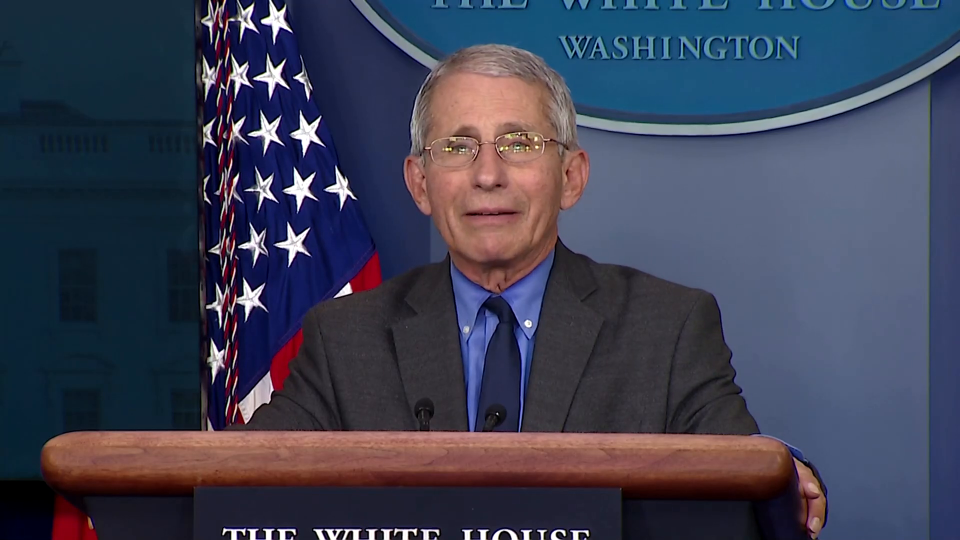
#> input picture frame 18 of input_video/fauci_5s.mp4, 1920 x 1080 px (shown at 1/2 size)
$ python display2.py
#> lines starting #> are read from the running program, lines starting #| are printed output that depends on the picture
import cv2
import numpy as np
from PIL import ImageFont, ImageDraw, Image

info_lst = []
count = 0

class info:
    text_xy = (None, None)
    text = None
    amplitude = 0

for i in range(0,149):
    inf = info()
    info_lst.insert(i, inf)
    info_lst[i].text_xy = (100, 200)
    info_lst[i].text = "I ate apple"
for i in range(0,89):
    info_lst[i].amplitude = 3
for i in range(90,149):
    info_lst[i].amplitude = 5


# Create a VideoCapture object

cap = cv2.VideoCapture('../input_video/fauci_5s.mp4')

# Check if camera opened successfully

if (cap.isOpened() == False):
    print("Unable to read camera feed")

# Default resolutions of the frame are obtained.The default resolutions are system dependent.

# We convert the resolutions from float to integer.

frame_width = int(cap.get(3))
frame_height = int(cap.get(4))

# Define the codec and create VideoWriter object.The output is stored in 'outpy.avi' file.

out = cv2.VideoWriter('../output_video/apple.avi', cv2.VideoWriter_fourcc('M', 'J', 'P', 'G'), 30,
                      (frame_width, frame_height))

while (True):

    ret, frame = cap.read()
#> frame is the input picture: shape (1080, 1920, 3); mean B, G, R 84, 64.8, 61.7
    img_pil = Image.fromarray(frame)
    draw = ImageDraw.Draw(img_pil)

    if ret == True:
        set_font = ImageFont.truetype("../fonts/BMYEONSUNG.ttf", info_lst[count].amplitude * 10)
        draw.text(info_lst[count].text_xy, info_lst[count].text, font=set_font, fill=(255, 255, 255, 0))
        image = np.array(img_pil)
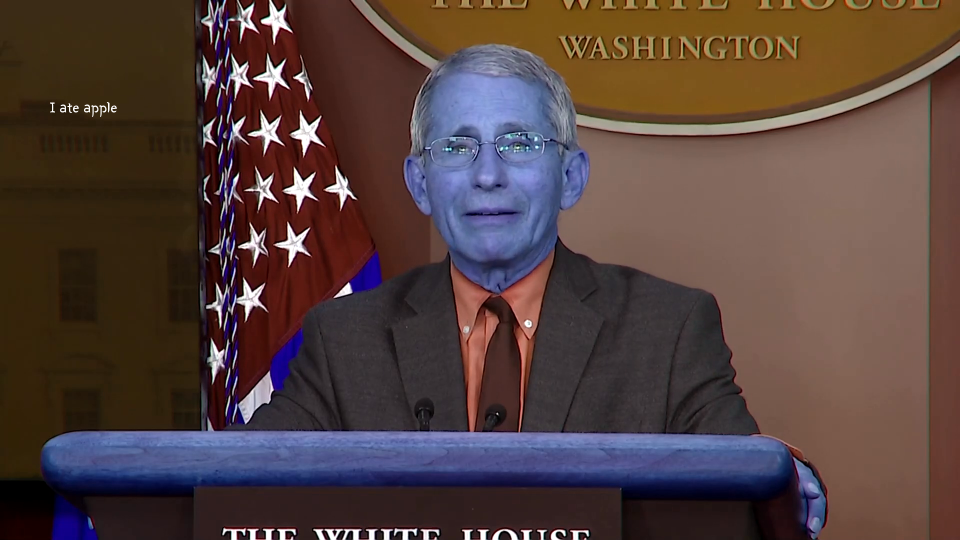
#> image: shape (1080, 1920, 3) (shown at 1/2 size); mean R, G, B 84, 64.9, 61.8
        # cv2.putText(frame, 'Waiting Park', (int(frame_width/2),int(frame_height/2)), font, 3, (255, 255, 255), 2, cv2.LINE_AA)
        # Write the frame into the file 'output.avi'
        out.write(image)

        # Display the resulting frame
        cv2.imshow('frame', image)

        # Press Q on keyboard to stop recording
        if cv2.waitKey(1) & 0xFF == ord('q'):
#> (key q is pressed here)
            break

    # Break the loop
    else:
        break

    count += 1

# When everything done, release the video capture and video write objects
cap.release()
out.release()

# Closes all the frames
cv2.destroyAllWindows()

$ run again, starting later in the video
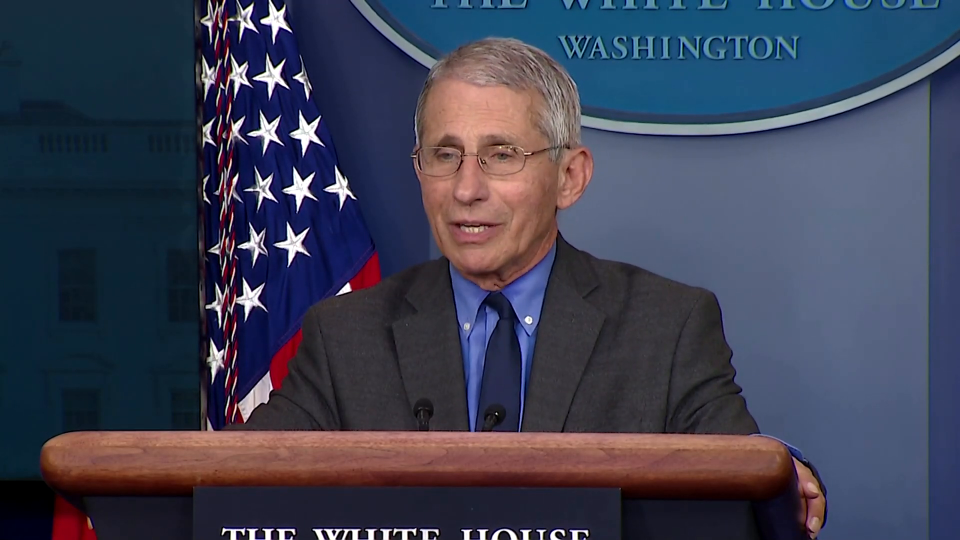
#> input picture frame 81 of input_video/fauci_5s.mp4, 1920 x 1080 px (shown at 1/2 size)
#> frame is the input picture: shape (1080, 1920, 3); mean B, G, R 83.5, 64.6, 61.4
#> `image = np.array(img_pil)`:
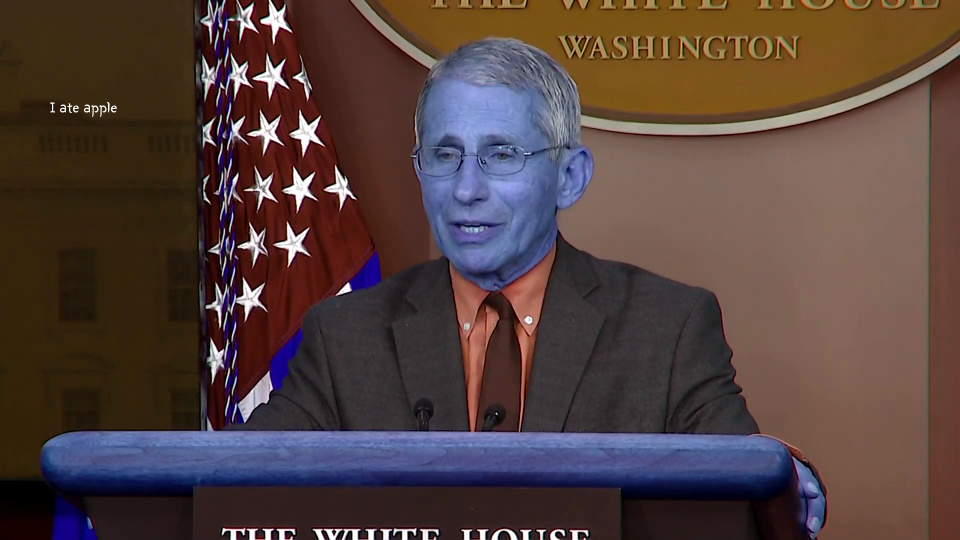
#> image: shape (1080, 1920, 3) (shown at 1/2 size); mean R, G, B 83.6, 64.7, 61.5

$ run again, starting later in the video
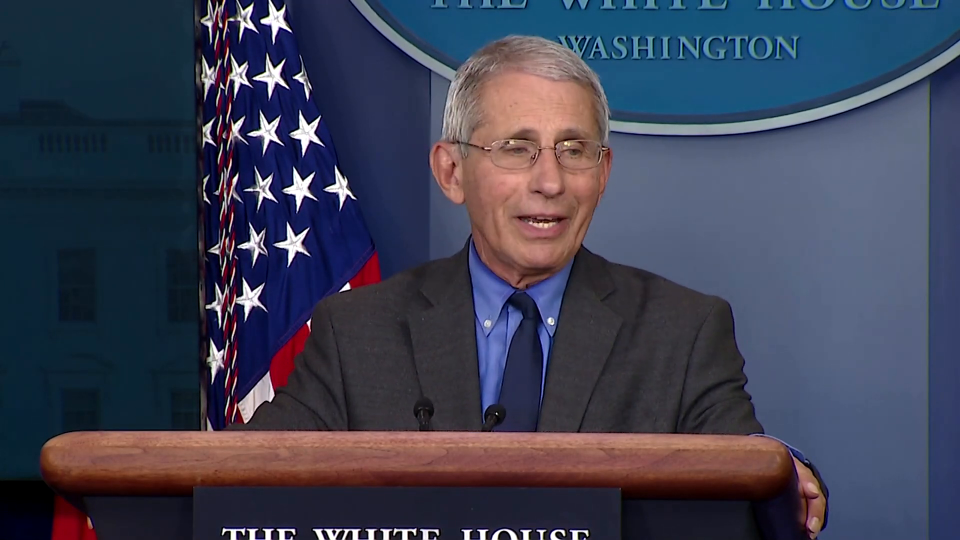
#> input picture frame 144 of input_video/fauci_5s.mp4, 1920 x 1080 px (shown at 1/2 size)
#> frame is the input picture: shape (1080, 1920, 3); mean B, G, R 83.2, 64.4, 61.5
#> `image = np.array(img_pil)`:
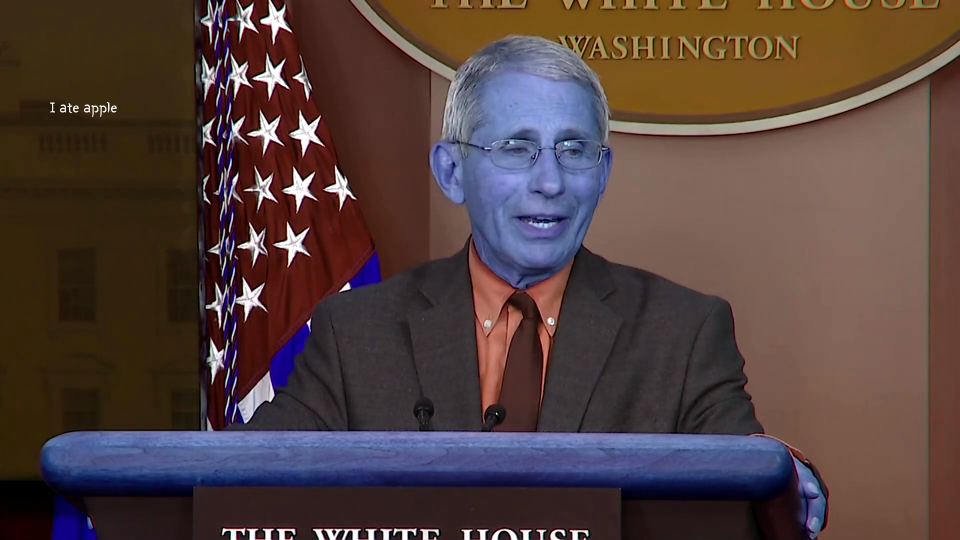
#> image: shape (1080, 1920, 3) (shown at 1/2 size); mean R, G, B 83.3, 64.5, 61.6
